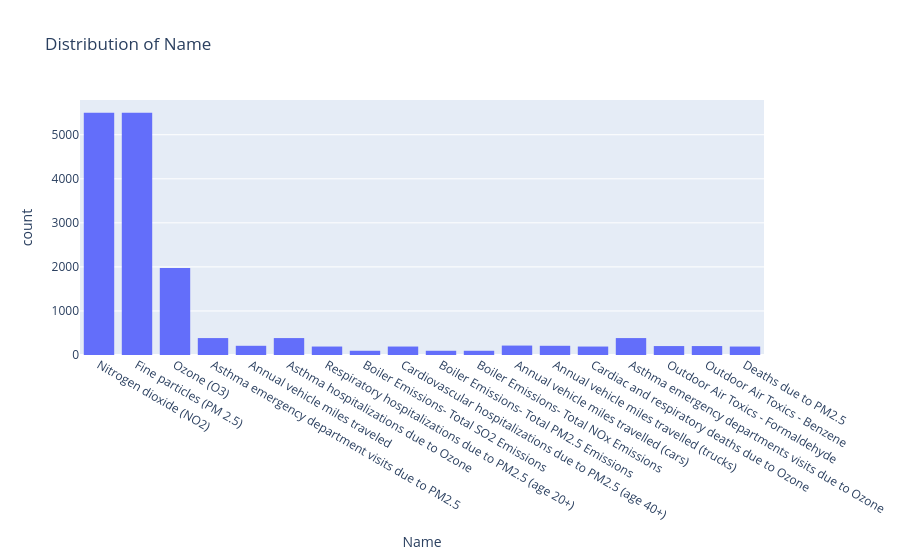
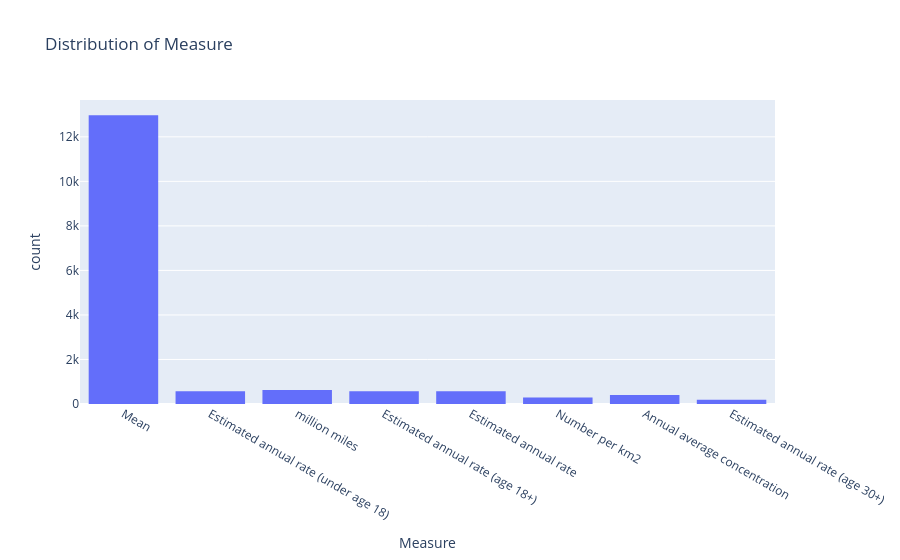
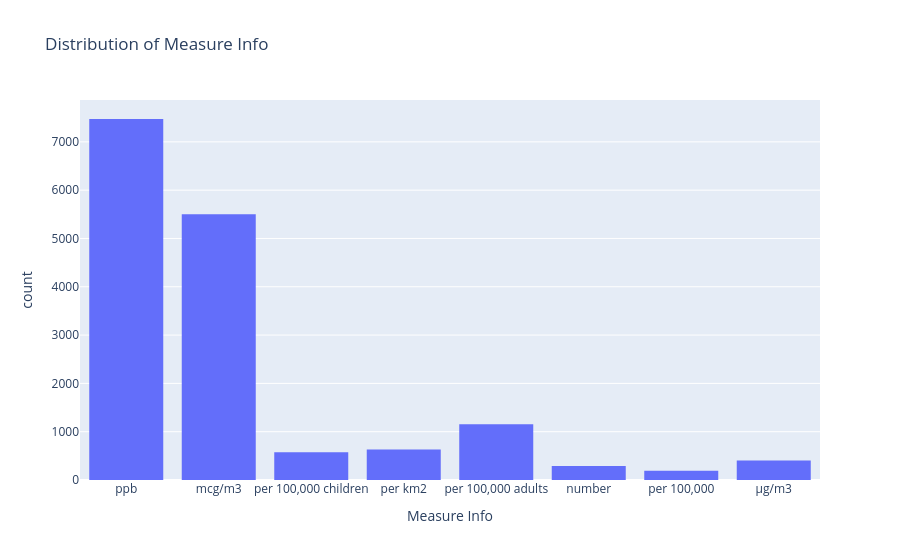
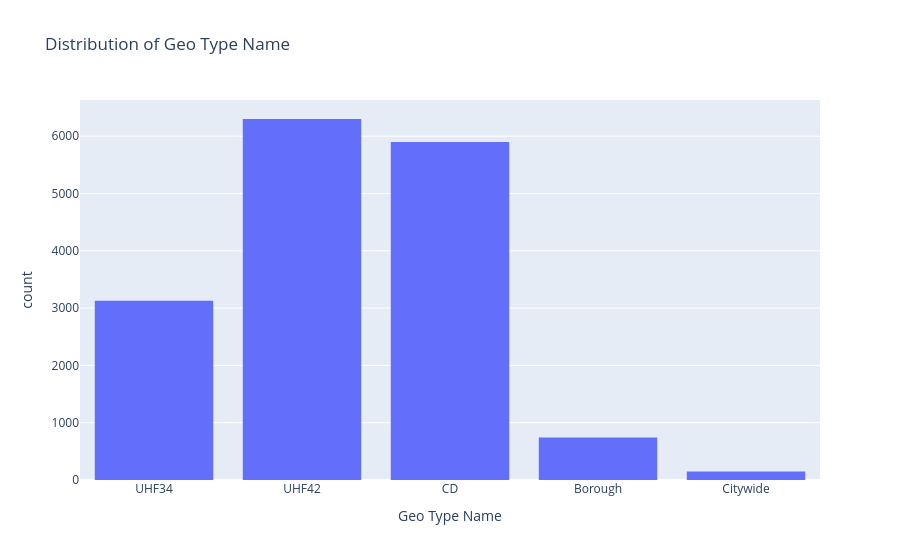

Source (notebook cell) for these figures, in order:
### Code cell
for col in cat_cols:
    px.histogram(
        data_frame=df,
        x=col,
        title=f"Distribution of {col}"
    ).show()

### Figure 1 — Plotly figure (JSON) as saved in the notebook; plotly's stock layout.template omitted (floating-point values rounded to 4 significant figures; data arrays with more than 128 entries replaced by an {"elided": "..."} marker saying what was removed)
{"data": [{"bingroup": "x", "hovertemplate": "Name=%{x}<br>count=%{y}<extra></extra>", "legendgroup": "", "marker": {"color": "#636efa", "pattern": {"shape": ""}}, "name": "", "orientation": "v", "showlegend": false, "type": "histogram", "x": {"elided": "16218 str values"}, "xaxis": "x", "yaxis": "y"}], "layout": {"barmode": "relative", "legend": {"tracegroupgap": 0}, "title": {"text": "Distribution of Name"}, "xaxis": {"anchor": "y", "domain": [0, 1], "title": {"text": "Name"}}, "yaxis": {"anchor": "x", "domain": [0, 1], "title": {"text": "count"}}}}

### Figure 2 — Plotly figure (JSON) as saved in the notebook; plotly's stock layout.template omitted (floating-point values rounded to 4 significant figures; data arrays with more than 128 entries replaced by an {"elided": "..."} marker saying what was removed)
{"data": [{"bingroup": "x", "hovertemplate": "Measure=%{x}<br>count=%{y}<extra></extra>", "legendgroup": "", "marker": {"color": "#636efa", "pattern": {"shape": ""}}, "name": "", "orientation": "v", "showlegend": false, "type": "histogram", "x": {"elided": "16218 str values"}, "xaxis": "x", "yaxis": "y"}], "layout": {"barmode": "relative", "legend": {"tracegroupgap": 0}, "title": {"text": "Distribution of Measure"}, "xaxis": {"anchor": "y", "domain": [0, 1], "title": {"text": "Measure"}}, "yaxis": {"anchor": "x", "domain": [0, 1], "title": {"text": "count"}}}}

### Figure 3 — Plotly figure (JSON) as saved in the notebook; plotly's stock layout.template omitted (floating-point values rounded to 4 significant figures; data arrays with more than 128 entries replaced by an {"elided": "..."} marker saying what was removed)
{"data": [{"bingroup": "x", "hovertemplate": "Measure Info=%{x}<br>count=%{y}<extra></extra>", "legendgroup": "", "marker": {"color": "#636efa", "pattern": {"shape": ""}}, "name": "", "orientation": "v", "showlegend": false, "type": "histogram", "x": {"elided": "16218 str values"}, "xaxis": "x", "yaxis": "y"}], "layout": {"barmode": "relative", "legend": {"tracegroupgap": 0}, "title": {"text": "Distribution of Measure Info"}, "xaxis": {"anchor": "y", "domain": [0, 1], "title": {"text": "Measure Info"}}, "yaxis": {"anchor": "x", "domain": [0, 1], "title": {"text": "count"}}}}

### Figure 4 — Plotly figure (JSON) as saved in the notebook; plotly's stock layout.template omitted (floating-point values rounded to 4 significant figures; data arrays with more than 128 entries replaced by an {"elided": "..."} marker saying what was removed)
{"data": [{"bingroup": "x", "hovertemplate": "Geo Type Name=%{x}<br>count=%{y}<extra></extra>", "legendgroup": "", "marker": {"color": "#636efa", "pattern": {"shape": ""}}, "name": "", "orientation": "v", "showlegend": false, "type": "histogram", "x": {"elided": "16218 str values"}, "xaxis": "x", "yaxis": "y"}], "layout": {"barmode": "relative", "legend": {"tracegroupgap": 0}, "title": {"text": "Distribution of Geo Type Name"}, "xaxis": {"anchor": "y", "domain": [0, 1], "title": {"text": "Geo Type Name"}}, "yaxis": {"anchor": "x", "domain": [0, 1], "title": {"text": "count"}}}}
